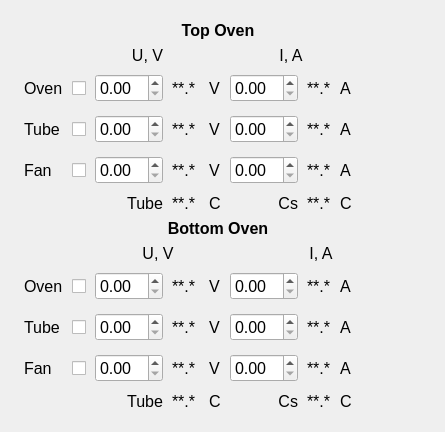
<?xml version="1.0" encoding="UTF-8"?>
<ui version="4.0">
 <class>MainWindow</class>
 <widget class="QMainWindow" name="MainWindow">
  <property name="geometry">
   <rect>
    <x>0</x>
    <y>0</y>
    <width>445</width>
    <height>417</height>
   </rect>
  </property>
  <property name="sizePolicy">
   <sizepolicy hsizetype="Preferred" vsizetype="Preferred">
    <horstretch>0</horstretch>
    <verstretch>0</verstretch>
   </sizepolicy>
  </property>
  <property name="maximumSize">
   <size>
    <width>9999</width>
    <height>417</height>
   </size>
  </property>
  <property name="font">
   <font>
    <pointsize>12</pointsize>
   </font>
  </property>
  <property name="windowTitle">
   <string>Emittance Plot Processing</string>
  </property>
  <property name="windowIcon">
   <iconset>
    <normaloff>icon.png</normaloff>icon.png</iconset>
  </property>
  <widget class="QWidget" name="centralwidget">
   <property name="sizePolicy">
    <sizepolicy hsizetype="Maximum" vsizetype="Preferred">
     <horstretch>0</horstretch>
     <verstretch>0</verstretch>
    </sizepolicy>
   </property>
   <layout class="QVBoxLayout" name="verticalLayout">
    <item>
     <layout class="QGridLayout" name="gridLayout_7">
      <property name="leftMargin">
       <number>12</number>
      </property>
      <property name="topMargin">
       <number>12</number>
      </property>
      <property name="rightMargin">
       <number>12</number>
      </property>
      <property name="bottomMargin">
       <number>12</number>
      </property>
      <item row="2" column="6">
       <widget class="QLabel" name="label_69">
        <property name="sizePolicy">
         <sizepolicy hsizetype="Maximum" vsizetype="Maximum">
          <horstretch>0</horstretch>
          <verstretch>0</verstretch>
         </sizepolicy>
        </property>
        <property name="text">
         <string>**.*</string>
        </property>
       </widget>
      </item>
      <item row="2" column="5">
       <widget class="QDoubleSpinBox" name="doubleSpinBox_2">
        <property name="sizePolicy">
         <sizepolicy hsizetype="Maximum" vsizetype="Maximum">
          <horstretch>0</horstretch>
          <verstretch>0</verstretch>
         </sizepolicy>
        </property>
       </widget>
      </item>
      <item row="2" column="8">
       <widget class="QPushButton" name="pushButton_49">
        <property name="enabled">
         <bool>false</bool>
        </property>
        <property name="sizePolicy">
         <sizepolicy hsizetype="Maximum" vsizetype="Maximum">
          <horstretch>0</horstretch>
          <verstretch>0</verstretch>
         </sizepolicy>
        </property>
        <property name="minimumSize">
         <size>
          <width>0</width>
          <height>35</height>
         </size>
        </property>
        <property name="maximumSize">
         <size>
          <width>16777215</width>
          <height>35</height>
         </size>
        </property>
        <property name="font">
         <font>
          <pointsize>14</pointsize>
         </font>
        </property>
        <property name="styleSheet">
         <string notr="true">QPushButton {
    border-style: outset;
}
</string>
        </property>
        <property name="text">
         <string notr="true"/>
        </property>
        <property name="icon">
         <iconset>
          <normaloff>leds/images48/ledred.png</normaloff>
          <normalon>leds/images48/ledgreen.png</normalon>leds/images48/ledred.png</iconset>
        </property>
        <property name="iconSize">
         <size>
          <width>36</width>
          <height>36</height>
         </size>
        </property>
        <property name="checkable">
         <bool>true</bool>
        </property>
        <property name="checked">
         <bool>true</bool>
        </property>
        <property name="autoDefault">
         <bool>true</bool>
        </property>
        <property name="default">
         <bool>false</bool>
        </property>
        <property name="flat">
         <bool>true</bool>
        </property>
       </widget>
      </item>
      <item row="2" column="1">
       <widget class="QCheckBox" name="checkBox_20">
        <property name="sizePolicy">
         <sizepolicy hsizetype="Maximum" vsizetype="Maximum">
          <horstretch>0</horstretch>
          <verstretch>0</verstretch>
         </sizepolicy>
        </property>
        <property name="text">
         <string/>
        </property>
       </widget>
      </item>
      <item row="2" column="4">
       <widget class="QLabel" name="label_71">
        <property name="sizePolicy">
         <sizepolicy hsizetype="Maximum" vsizetype="Maximum">
          <horstretch>0</horstretch>
          <verstretch>0</verstretch>
         </sizepolicy>
        </property>
        <property name="text">
         <string>V</string>
        </property>
       </widget>
      </item>
      <item row="2" column="3">
       <widget class="QLabel" name="label_68">
        <property name="sizePolicy">
         <sizepolicy hsizetype="Maximum" vsizetype="Maximum">
          <horstretch>0</horstretch>
          <verstretch>0</verstretch>
         </sizepolicy>
        </property>
        <property name="text">
         <string>**.* </string>
        </property>
       </widget>
      </item>
      <item row="8" column="0">
       <widget class="QLabel" name="label_85">
        <property name="sizePolicy">
         <sizepolicy hsizetype="Maximum" vsizetype="Maximum">
          <horstretch>0</horstretch>
          <verstretch>0</verstretch>
         </sizepolicy>
        </property>
        <property name="text">
         <string>Oven</string>
        </property>
       </widget>
      </item>
      <item row="10" column="0">
       <widget class="QLabel" name="label_91">
        <property name="sizePolicy">
         <sizepolicy hsizetype="Maximum" vsizetype="Maximum">
          <horstretch>0</horstretch>
          <verstretch>0</verstretch>
         </sizepolicy>
        </property>
        <property name="text">
         <string>Fan</string>
        </property>
       </widget>
      </item>
      <item row="4" column="3">
       <widget class="QLabel" name="label_78">
        <property name="sizePolicy">
         <sizepolicy hsizetype="Maximum" vsizetype="Maximum">
          <horstretch>0</horstretch>
          <verstretch>0</verstretch>
         </sizepolicy>
        </property>
        <property name="text">
         <string>**.* </string>
        </property>
       </widget>
      </item>
      <item row="2" column="2">
       <widget class="QDoubleSpinBox" name="doubleSpinBox">
        <property name="sizePolicy">
         <sizepolicy hsizetype="Maximum" vsizetype="Maximum">
          <horstretch>0</horstretch>
          <verstretch>0</verstretch>
         </sizepolicy>
        </property>
       </widget>
      </item>
      <item row="1" column="5" colspan="3">
       <widget class="QLabel" name="label_65">
        <property name="sizePolicy">
         <sizepolicy hsizetype="Preferred" vsizetype="Maximum">
          <horstretch>0</horstretch>
          <verstretch>0</verstretch>
         </sizepolicy>
        </property>
        <property name="text">
         <string>I, A</string>
        </property>
        <property name="alignment">
         <set>Qt::AlignCenter</set>
        </property>
       </widget>
      </item>
      <item row="3" column="2">
       <widget class="QDoubleSpinBox" name="doubleSpinBox_3">
        <property name="sizePolicy">
         <sizepolicy hsizetype="Maximum" vsizetype="Maximum">
          <horstretch>0</horstretch>
          <verstretch>0</verstretch>
         </sizepolicy>
        </property>
       </widget>
      </item>
      <item row="3" column="4">
       <widget class="QLabel" name="label_74">
        <property name="sizePolicy">
         <sizepolicy hsizetype="Maximum" vsizetype="Maximum">
          <horstretch>0</horstretch>
          <verstretch>0</verstretch>
         </sizepolicy>
        </property>
        <property name="text">
         <string>V</string>
        </property>
       </widget>
      </item>
      <item row="4" column="1">
       <widget class="QCheckBox" name="checkBox_22">
        <property name="sizePolicy">
         <sizepolicy hsizetype="Maximum" vsizetype="Maximum">
          <horstretch>0</horstretch>
          <verstretch>0</verstretch>
         </sizepolicy>
        </property>
        <property name="text">
         <string/>
        </property>
       </widget>
      </item>
      <item row="9" column="3">
       <widget class="QLabel" name="label_92">
        <property name="sizePolicy">
         <sizepolicy hsizetype="Maximum" vsizetype="Maximum">
          <horstretch>0</horstretch>
          <verstretch>0</verstretch>
         </sizepolicy>
        </property>
        <property name="text">
         <string>**.* </string>
        </property>
       </widget>
      </item>
      <item row="3" column="7">
       <widget class="QLabel" name="label_76">
        <property name="sizePolicy">
         <sizepolicy hsizetype="Maximum" vsizetype="Maximum">
          <horstretch>0</horstretch>
          <verstretch>0</verstretch>
         </sizepolicy>
        </property>
        <property name="text">
         <string>A</string>
        </property>
       </widget>
      </item>
      <item row="3" column="8">
       <widget class="QPushButton" name="pushButton_53">
        <property name="enabled">
         <bool>false</bool>
        </property>
        <property name="sizePolicy">
         <sizepolicy hsizetype="Maximum" vsizetype="Maximum">
          <horstretch>0</horstretch>
          <verstretch>0</verstretch>
         </sizepolicy>
        </property>
        <property name="minimumSize">
         <size>
          <width>0</width>
          <height>35</height>
         </size>
        </property>
        <property name="maximumSize">
         <size>
          <width>16777215</width>
          <height>35</height>
         </size>
        </property>
        <property name="font">
         <font>
          <pointsize>14</pointsize>
         </font>
        </property>
        <property name="styleSheet">
         <string notr="true">QPushButton {
    border-style: outset;
}
</string>
        </property>
        <property name="text">
         <string notr="true"/>
        </property>
        <property name="icon">
         <iconset>
          <normaloff>leds/images48/ledred.png</normaloff>
          <normalon>leds/images48/ledgreen.png</normalon>leds/images48/ledred.png</iconset>
        </property>
        <property name="iconSize">
         <size>
          <width>36</width>
          <height>36</height>
         </size>
        </property>
        <property name="checkable">
         <bool>true</bool>
        </property>
        <property name="checked">
         <bool>true</bool>
        </property>
        <property name="autoDefault">
         <bool>true</bool>
        </property>
        <property name="default">
         <bool>false</bool>
        </property>
        <property name="flat">
         <bool>true</bool>
        </property>
       </widget>
      </item>
      <item row="4" column="7">
       <widget class="QLabel" name="label_81">
        <property name="sizePolicy">
         <sizepolicy hsizetype="Maximum" vsizetype="Maximum">
          <horstretch>0</horstretch>
          <verstretch>0</verstretch>
         </sizepolicy>
        </property>
        <property name="text">
         <string>A</string>
        </property>
       </widget>
      </item>
      <item row="4" column="5">
       <widget class="QDoubleSpinBox" name="doubleSpinBox_10">
        <property name="sizePolicy">
         <sizepolicy hsizetype="Maximum" vsizetype="Maximum">
          <horstretch>0</horstretch>
          <verstretch>0</verstretch>
         </sizepolicy>
        </property>
       </widget>
      </item>
      <item row="2" column="7">
       <widget class="QLabel" name="label_72">
        <property name="sizePolicy">
         <sizepolicy hsizetype="Maximum" vsizetype="Maximum">
          <horstretch>0</horstretch>
          <verstretch>0</verstretch>
         </sizepolicy>
        </property>
        <property name="text">
         <string>A</string>
        </property>
       </widget>
      </item>
      <item row="3" column="3">
       <widget class="QLabel" name="label_73">
        <property name="sizePolicy">
         <sizepolicy hsizetype="Maximum" vsizetype="Maximum">
          <horstretch>0</horstretch>
          <verstretch>0</verstretch>
         </sizepolicy>
        </property>
        <property name="text">
         <string>**.* </string>
        </property>
       </widget>
      </item>
      <item row="4" column="6">
       <widget class="QLabel" name="label_80">
        <property name="sizePolicy">
         <sizepolicy hsizetype="Maximum" vsizetype="Maximum">
          <horstretch>0</horstretch>
          <verstretch>0</verstretch>
         </sizepolicy>
        </property>
        <property name="text">
         <string>**.*</string>
        </property>
       </widget>
      </item>
      <item row="0" column="0" colspan="9">
       <widget class="QLabel" name="label_63">
        <property name="sizePolicy">
         <sizepolicy hsizetype="Minimum" vsizetype="Maximum">
          <horstretch>0</horstretch>
          <verstretch>0</verstretch>
         </sizepolicy>
        </property>
        <property name="font">
         <font>
          <pointsize>12</pointsize>
          <weight>75</weight>
          <bold>true</bold>
         </font>
        </property>
        <property name="text">
         <string>Top Oven</string>
        </property>
        <property name="alignment">
         <set>Qt::AlignBottom|Qt::AlignHCenter</set>
        </property>
       </widget>
      </item>
      <item row="4" column="8">
       <widget class="QPushButton" name="pushButton_54">
        <property name="enabled">
         <bool>false</bool>
        </property>
        <property name="sizePolicy">
         <sizepolicy hsizetype="Maximum" vsizetype="Maximum">
          <horstretch>0</horstretch>
          <verstretch>0</verstretch>
         </sizepolicy>
        </property>
        <property name="minimumSize">
         <size>
          <width>0</width>
          <height>35</height>
         </size>
        </property>
        <property name="maximumSize">
         <size>
          <width>16777215</width>
          <height>35</height>
         </size>
        </property>
        <property name="font">
         <font>
          <pointsize>14</pointsize>
         </font>
        </property>
        <property name="styleSheet">
         <string notr="true">QPushButton {
    border-style: outset;
}
</string>
        </property>
        <property name="text">
         <string notr="true"/>
        </property>
        <property name="icon">
         <iconset>
          <normaloff>leds/images48/ledred.png</normaloff>
          <normalon>leds/images48/ledgreen.png</normalon>leds/images48/ledred.png</iconset>
        </property>
        <property name="iconSize">
         <size>
          <width>36</width>
          <height>36</height>
         </size>
        </property>
        <property name="checkable">
         <bool>true</bool>
        </property>
        <property name="checked">
         <bool>true</bool>
        </property>
        <property name="autoDefault">
         <bool>true</bool>
        </property>
        <property name="default">
         <bool>false</bool>
        </property>
        <property name="flat">
         <bool>true</bool>
        </property>
       </widget>
      </item>
      <item row="8" column="3">
       <widget class="QLabel" name="label_93">
        <property name="sizePolicy">
         <sizepolicy hsizetype="Maximum" vsizetype="Maximum">
          <horstretch>0</horstretch>
          <verstretch>0</verstretch>
         </sizepolicy>
        </property>
        <property name="text">
         <string>**.* </string>
        </property>
       </widget>
      </item>
      <item row="9" column="0">
       <widget class="QLabel" name="label_90">
        <property name="sizePolicy">
         <sizepolicy hsizetype="Maximum" vsizetype="Maximum">
          <horstretch>0</horstretch>
          <verstretch>0</verstretch>
         </sizepolicy>
        </property>
        <property name="text">
         <string>Tube</string>
        </property>
       </widget>
      </item>
      <item row="2" column="0">
       <widget class="QLabel" name="label_61">
        <property name="sizePolicy">
         <sizepolicy hsizetype="Maximum" vsizetype="Maximum">
          <horstretch>0</horstretch>
          <verstretch>0</verstretch>
         </sizepolicy>
        </property>
        <property name="text">
         <string>Oven</string>
        </property>
       </widget>
      </item>
      <item row="3" column="6">
       <widget class="QLabel" name="label_75">
        <property name="sizePolicy">
         <sizepolicy hsizetype="Maximum" vsizetype="Maximum">
          <horstretch>0</horstretch>
          <verstretch>0</verstretch>
         </sizepolicy>
        </property>
        <property name="text">
         <string>**.*</string>
        </property>
       </widget>
      </item>
      <item row="3" column="1">
       <widget class="QCheckBox" name="checkBox_21">
        <property name="sizePolicy">
         <sizepolicy hsizetype="Maximum" vsizetype="Maximum">
          <horstretch>0</horstretch>
          <verstretch>0</verstretch>
         </sizepolicy>
        </property>
        <property name="text">
         <string/>
        </property>
       </widget>
      </item>
      <item row="4" column="0">
       <widget class="QLabel" name="label_77">
        <property name="sizePolicy">
         <sizepolicy hsizetype="Maximum" vsizetype="Maximum">
          <horstretch>0</horstretch>
          <verstretch>0</verstretch>
         </sizepolicy>
        </property>
        <property name="text">
         <string>Fan</string>
        </property>
       </widget>
      </item>
      <item row="1" column="2" colspan="2">
       <widget class="QLabel" name="label_64">
        <property name="sizePolicy">
         <sizepolicy hsizetype="Preferred" vsizetype="Maximum">
          <horstretch>0</horstretch>
          <verstretch>0</verstretch>
         </sizepolicy>
        </property>
        <property name="text">
         <string>U, V</string>
        </property>
        <property name="alignment">
         <set>Qt::AlignCenter</set>
        </property>
       </widget>
      </item>
      <item row="3" column="0">
       <widget class="QLabel" name="label_62">
        <property name="sizePolicy">
         <sizepolicy hsizetype="Maximum" vsizetype="Maximum">
          <horstretch>0</horstretch>
          <verstretch>0</verstretch>
         </sizepolicy>
        </property>
        <property name="text">
         <string>Tube</string>
        </property>
       </widget>
      </item>
      <item row="3" column="5">
       <widget class="QDoubleSpinBox" name="doubleSpinBox_4">
        <property name="sizePolicy">
         <sizepolicy hsizetype="Maximum" vsizetype="Maximum">
          <horstretch>0</horstretch>
          <verstretch>0</verstretch>
         </sizepolicy>
        </property>
       </widget>
      </item>
      <item row="4" column="4">
       <widget class="QLabel" name="label_79">
        <property name="sizePolicy">
         <sizepolicy hsizetype="Maximum" vsizetype="Maximum">
          <horstretch>0</horstretch>
          <verstretch>0</verstretch>
         </sizepolicy>
        </property>
        <property name="text">
         <string>V</string>
        </property>
       </widget>
      </item>
      <item row="4" column="2">
       <widget class="QDoubleSpinBox" name="doubleSpinBox_9">
        <property name="sizePolicy">
         <sizepolicy hsizetype="Maximum" vsizetype="Maximum">
          <horstretch>0</horstretch>
          <verstretch>0</verstretch>
         </sizepolicy>
        </property>
       </widget>
      </item>
      <item row="9" column="4">
       <widget class="QLabel" name="label_94">
        <property name="sizePolicy">
         <sizepolicy hsizetype="Maximum" vsizetype="Maximum">
          <horstretch>0</horstretch>
          <verstretch>0</verstretch>
         </sizepolicy>
        </property>
        <property name="text">
         <string>V</string>
        </property>
       </widget>
      </item>
      <item row="10" column="2">
       <widget class="QDoubleSpinBox" name="doubleSpinBox_14">
        <property name="sizePolicy">
         <sizepolicy hsizetype="Maximum" vsizetype="Maximum">
          <horstretch>0</horstretch>
          <verstretch>0</verstretch>
         </sizepolicy>
        </property>
       </widget>
      </item>
      <item row="10" column="5">
       <widget class="QDoubleSpinBox" name="doubleSpinBox_16">
        <property name="sizePolicy">
         <sizepolicy hsizetype="Maximum" vsizetype="Maximum">
          <horstretch>0</horstretch>
          <verstretch>0</verstretch>
         </sizepolicy>
        </property>
       </widget>
      </item>
      <item row="10" column="8">
       <widget class="QPushButton" name="pushButton_57">
        <property name="enabled">
         <bool>false</bool>
        </property>
        <property name="sizePolicy">
         <sizepolicy hsizetype="Maximum" vsizetype="Maximum">
          <horstretch>0</horstretch>
          <verstretch>0</verstretch>
         </sizepolicy>
        </property>
        <property name="minimumSize">
         <size>
          <width>0</width>
          <height>35</height>
         </size>
        </property>
        <property name="maximumSize">
         <size>
          <width>16777215</width>
          <height>35</height>
         </size>
        </property>
        <property name="font">
         <font>
          <pointsize>14</pointsize>
         </font>
        </property>
        <property name="styleSheet">
         <string notr="true">QPushButton {
    border-style: outset;
}
</string>
        </property>
        <property name="text">
         <string notr="true"/>
        </property>
        <property name="icon">
         <iconset>
          <normaloff>leds/images48/ledred.png</normaloff>
          <normalon>leds/images48/ledgreen.png</normalon>leds/images48/ledred.png</iconset>
        </property>
        <property name="iconSize">
         <size>
          <width>36</width>
          <height>36</height>
         </size>
        </property>
        <property name="checkable">
         <bool>true</bool>
        </property>
        <property name="checked">
         <bool>true</bool>
        </property>
        <property name="autoDefault">
         <bool>true</bool>
        </property>
        <property name="default">
         <bool>false</bool>
        </property>
        <property name="flat">
         <bool>true</bool>
        </property>
       </widget>
      </item>
      <item row="10" column="4">
       <widget class="QLabel" name="label_95">
        <property name="sizePolicy">
         <sizepolicy hsizetype="Maximum" vsizetype="Maximum">
          <horstretch>0</horstretch>
          <verstretch>0</verstretch>
         </sizepolicy>
        </property>
        <property name="text">
         <string>V</string>
        </property>
       </widget>
      </item>
      <item row="9" column="1">
       <widget class="QCheckBox" name="checkBox_24">
        <property name="sizePolicy">
         <sizepolicy hsizetype="Maximum" vsizetype="Maximum">
          <horstretch>0</horstretch>
          <verstretch>0</verstretch>
         </sizepolicy>
        </property>
        <property name="text">
         <string/>
        </property>
       </widget>
      </item>
      <item row="6" column="0" colspan="9">
       <widget class="QLabel" name="label_82">
        <property name="sizePolicy">
         <sizepolicy hsizetype="Minimum" vsizetype="Maximum">
          <horstretch>0</horstretch>
          <verstretch>0</verstretch>
         </sizepolicy>
        </property>
        <property name="font">
         <font>
          <pointsize>12</pointsize>
          <weight>75</weight>
          <bold>true</bold>
         </font>
        </property>
        <property name="text">
         <string>Bottom Oven</string>
        </property>
        <property name="alignment">
         <set>Qt::AlignBottom|Qt::AlignHCenter</set>
        </property>
       </widget>
      </item>
      <item row="8" column="1">
       <widget class="QCheckBox" name="checkBox_23">
        <property name="sizePolicy">
         <sizepolicy hsizetype="Maximum" vsizetype="Maximum">
          <horstretch>0</horstretch>
          <verstretch>0</verstretch>
         </sizepolicy>
        </property>
        <property name="text">
         <string/>
        </property>
       </widget>
      </item>
      <item row="8" column="5">
       <widget class="QDoubleSpinBox" name="doubleSpinBox_12">
        <property name="sizePolicy">
         <sizepolicy hsizetype="Maximum" vsizetype="Maximum">
          <horstretch>0</horstretch>
          <verstretch>0</verstretch>
         </sizepolicy>
        </property>
       </widget>
      </item>
      <item row="9" column="5">
       <widget class="QDoubleSpinBox" name="doubleSpinBox_15">
        <property name="sizePolicy">
         <sizepolicy hsizetype="Maximum" vsizetype="Maximum">
          <horstretch>0</horstretch>
          <verstretch>0</verstretch>
         </sizepolicy>
        </property>
       </widget>
      </item>
      <item row="10" column="1">
       <widget class="QCheckBox" name="checkBox_25">
        <property name="sizePolicy">
         <sizepolicy hsizetype="Maximum" vsizetype="Maximum">
          <horstretch>0</horstretch>
          <verstretch>0</verstretch>
         </sizepolicy>
        </property>
        <property name="text">
         <string/>
        </property>
       </widget>
      </item>
      <item row="10" column="6">
       <widget class="QLabel" name="label_97">
        <property name="sizePolicy">
         <sizepolicy hsizetype="Maximum" vsizetype="Maximum">
          <horstretch>0</horstretch>
          <verstretch>0</verstretch>
         </sizepolicy>
        </property>
        <property name="text">
         <string>**.*</string>
        </property>
       </widget>
      </item>
      <item row="8" column="4">
       <widget class="QLabel" name="label_87">
        <property name="sizePolicy">
         <sizepolicy hsizetype="Maximum" vsizetype="Maximum">
          <horstretch>0</horstretch>
          <verstretch>0</verstretch>
         </sizepolicy>
        </property>
        <property name="text">
         <string>V</string>
        </property>
       </widget>
      </item>
      <item row="9" column="7">
       <widget class="QLabel" name="label_98">
        <property name="sizePolicy">
         <sizepolicy hsizetype="Maximum" vsizetype="Maximum">
          <horstretch>0</horstretch>
          <verstretch>0</verstretch>
         </sizepolicy>
        </property>
        <property name="text">
         <string>A</string>
        </property>
       </widget>
      </item>
      <item row="7" column="2" colspan="3">
       <widget class="QLabel" name="label_83">
        <property name="sizePolicy">
         <sizepolicy hsizetype="Preferred" vsizetype="Maximum">
          <horstretch>0</horstretch>
          <verstretch>0</verstretch>
         </sizepolicy>
        </property>
        <property name="text">
         <string>U, V</string>
        </property>
        <property name="alignment">
         <set>Qt::AlignCenter</set>
        </property>
       </widget>
      </item>
      <item row="10" column="7">
       <widget class="QLabel" name="label_99">
        <property name="sizePolicy">
         <sizepolicy hsizetype="Maximum" vsizetype="Maximum">
          <horstretch>0</horstretch>
          <verstretch>0</verstretch>
         </sizepolicy>
        </property>
        <property name="text">
         <string>A</string>
        </property>
       </widget>
      </item>
      <item row="8" column="2">
       <widget class="QDoubleSpinBox" name="doubleSpinBox_11">
        <property name="sizePolicy">
         <sizepolicy hsizetype="Maximum" vsizetype="Maximum">
          <horstretch>0</horstretch>
          <verstretch>0</verstretch>
         </sizepolicy>
        </property>
       </widget>
      </item>
      <item row="9" column="2">
       <widget class="QDoubleSpinBox" name="doubleSpinBox_13">
        <property name="sizePolicy">
         <sizepolicy hsizetype="Maximum" vsizetype="Maximum">
          <horstretch>0</horstretch>
          <verstretch>0</verstretch>
         </sizepolicy>
        </property>
       </widget>
      </item>
      <item row="9" column="8">
       <widget class="QPushButton" name="pushButton_56">
        <property name="enabled">
         <bool>false</bool>
        </property>
        <property name="sizePolicy">
         <sizepolicy hsizetype="Maximum" vsizetype="Maximum">
          <horstretch>0</horstretch>
          <verstretch>0</verstretch>
         </sizepolicy>
        </property>
        <property name="minimumSize">
         <size>
          <width>0</width>
          <height>35</height>
         </size>
        </property>
        <property name="maximumSize">
         <size>
          <width>16777215</width>
          <height>35</height>
         </size>
        </property>
        <property name="font">
         <font>
          <pointsize>14</pointsize>
         </font>
        </property>
        <property name="styleSheet">
         <string notr="true">QPushButton {
    border-style: outset;
}
</string>
        </property>
        <property name="text">
         <string notr="true"/>
        </property>
        <property name="icon">
         <iconset>
          <normaloff>leds/images48/ledred.png</normaloff>
          <normalon>leds/images48/ledgreen.png</normalon>leds/images48/ledred.png</iconset>
        </property>
        <property name="iconSize">
         <size>
          <width>36</width>
          <height>36</height>
         </size>
        </property>
        <property name="checkable">
         <bool>true</bool>
        </property>
        <property name="checked">
         <bool>true</bool>
        </property>
        <property name="autoDefault">
         <bool>true</bool>
        </property>
        <property name="default">
         <bool>false</bool>
        </property>
        <property name="flat">
         <bool>true</bool>
        </property>
       </widget>
      </item>
      <item row="8" column="7">
       <widget class="QLabel" name="label_89">
        <property name="sizePolicy">
         <sizepolicy hsizetype="Maximum" vsizetype="Maximum">
          <horstretch>0</horstretch>
          <verstretch>0</verstretch>
         </sizepolicy>
        </property>
        <property name="text">
         <string>A</string>
        </property>
       </widget>
      </item>
      <item row="8" column="8">
       <widget class="QPushButton" name="pushButton_55">
        <property name="enabled">
         <bool>false</bool>
        </property>
        <property name="sizePolicy">
         <sizepolicy hsizetype="Maximum" vsizetype="Maximum">
          <horstretch>0</horstretch>
          <verstretch>0</verstretch>
         </sizepolicy>
        </property>
        <property name="minimumSize">
         <size>
          <width>0</width>
          <height>35</height>
         </size>
        </property>
        <property name="maximumSize">
         <size>
          <width>16777215</width>
          <height>35</height>
         </size>
        </property>
        <property name="font">
         <font>
          <pointsize>14</pointsize>
         </font>
        </property>
        <property name="styleSheet">
         <string notr="true">QPushButton {
    border-style: outset;
}
</string>
        </property>
        <property name="text">
         <string notr="true"/>
        </property>
        <property name="icon">
         <iconset>
          <normaloff>leds/images48/ledred.png</normaloff>
          <normalon>leds/images48/ledgreen.png</normalon>leds/images48/ledred.png</iconset>
        </property>
        <property name="iconSize">
         <size>
          <width>36</width>
          <height>36</height>
         </size>
        </property>
        <property name="checkable">
         <bool>true</bool>
        </property>
        <property name="checked">
         <bool>true</bool>
        </property>
        <property name="autoDefault">
         <bool>true</bool>
        </property>
        <property name="default">
         <bool>false</bool>
        </property>
        <property name="flat">
         <bool>true</bool>
        </property>
       </widget>
      </item>
      <item row="9" column="6">
       <widget class="QLabel" name="label_96">
        <property name="sizePolicy">
         <sizepolicy hsizetype="Maximum" vsizetype="Maximum">
          <horstretch>0</horstretch>
          <verstretch>0</verstretch>
         </sizepolicy>
        </property>
        <property name="text">
         <string>**.*</string>
        </property>
       </widget>
      </item>
      <item row="7" column="5" colspan="4">
       <widget class="QLabel" name="label_84">
        <property name="sizePolicy">
         <sizepolicy hsizetype="Preferred" vsizetype="Maximum">
          <horstretch>0</horstretch>
          <verstretch>0</verstretch>
         </sizepolicy>
        </property>
        <property name="text">
         <string>I, A</string>
        </property>
        <property name="alignment">
         <set>Qt::AlignCenter</set>
        </property>
       </widget>
      </item>
      <item row="8" column="6">
       <widget class="QLabel" name="label_88">
        <property name="sizePolicy">
         <sizepolicy hsizetype="Maximum" vsizetype="Maximum">
          <horstretch>0</horstretch>
          <verstretch>0</verstretch>
         </sizepolicy>
        </property>
        <property name="text">
         <string>**.*</string>
        </property>
       </widget>
      </item>
      <item row="10" column="3">
       <widget class="QLabel" name="label_86">
        <property name="sizePolicy">
         <sizepolicy hsizetype="Maximum" vsizetype="Maximum">
          <horstretch>0</horstretch>
          <verstretch>0</verstretch>
         </sizepolicy>
        </property>
        <property name="text">
         <string>**.* </string>
        </property>
       </widget>
      </item>
      <item row="11" column="3">
       <widget class="QLabel" name="label_100">
        <property name="sizePolicy">
         <sizepolicy hsizetype="Maximum" vsizetype="Maximum">
          <horstretch>0</horstretch>
          <verstretch>0</verstretch>
         </sizepolicy>
        </property>
        <property name="text">
         <string>**.* </string>
        </property>
       </widget>
      </item>
      <item row="11" column="6">
       <widget class="QLabel" name="label_101">
        <property name="sizePolicy">
         <sizepolicy hsizetype="Maximum" vsizetype="Maximum">
          <horstretch>0</horstretch>
          <verstretch>0</verstretch>
         </sizepolicy>
        </property>
        <property name="text">
         <string>**.*</string>
        </property>
       </widget>
      </item>
      <item row="11" column="2">
       <widget class="QLabel" name="label_102">
        <property name="sizePolicy">
         <sizepolicy hsizetype="Preferred" vsizetype="Maximum">
          <horstretch>0</horstretch>
          <verstretch>0</verstretch>
         </sizepolicy>
        </property>
        <property name="text">
         <string>Tube</string>
        </property>
        <property name="alignment">
         <set>Qt::AlignRight|Qt::AlignTrailing|Qt::AlignVCenter</set>
        </property>
       </widget>
      </item>
      <item row="11" column="5">
       <widget class="QLabel" name="label_103">
        <property name="sizePolicy">
         <sizepolicy hsizetype="Preferred" vsizetype="Maximum">
          <horstretch>0</horstretch>
          <verstretch>0</verstretch>
         </sizepolicy>
        </property>
        <property name="text">
         <string>Cs</string>
        </property>
        <property name="alignment">
         <set>Qt::AlignRight|Qt::AlignTrailing|Qt::AlignVCenter</set>
        </property>
       </widget>
      </item>
      <item row="11" column="7">
       <widget class="QLabel" name="label_104">
        <property name="sizePolicy">
         <sizepolicy hsizetype="Maximum" vsizetype="Maximum">
          <horstretch>0</horstretch>
          <verstretch>0</verstretch>
         </sizepolicy>
        </property>
        <property name="text">
         <string>C</string>
        </property>
       </widget>
      </item>
      <item row="11" column="4">
       <widget class="QLabel" name="label_105">
        <property name="sizePolicy">
         <sizepolicy hsizetype="Maximum" vsizetype="Maximum">
          <horstretch>0</horstretch>
          <verstretch>0</verstretch>
         </sizepolicy>
        </property>
        <property name="text">
         <string>C</string>
        </property>
       </widget>
      </item>
      <item row="5" column="2">
       <widget class="QLabel" name="label_106">
        <property name="sizePolicy">
         <sizepolicy hsizetype="Preferred" vsizetype="Maximum">
          <horstretch>0</horstretch>
          <verstretch>0</verstretch>
         </sizepolicy>
        </property>
        <property name="text">
         <string>Tube</string>
        </property>
        <property name="alignment">
         <set>Qt::AlignRight|Qt::AlignTrailing|Qt::AlignVCenter</set>
        </property>
       </widget>
      </item>
      <item row="5" column="3">
       <widget class="QLabel" name="label_107">
        <property name="sizePolicy">
         <sizepolicy hsizetype="Maximum" vsizetype="Maximum">
          <horstretch>0</horstretch>
          <verstretch>0</verstretch>
         </sizepolicy>
        </property>
        <property name="text">
         <string>**.* </string>
        </property>
       </widget>
      </item>
      <item row="5" column="4">
       <widget class="QLabel" name="label_108">
        <property name="sizePolicy">
         <sizepolicy hsizetype="Maximum" vsizetype="Maximum">
          <horstretch>0</horstretch>
          <verstretch>0</verstretch>
         </sizepolicy>
        </property>
        <property name="text">
         <string>C</string>
        </property>
       </widget>
      </item>
      <item row="5" column="5">
       <widget class="QLabel" name="label_109">
        <property name="sizePolicy">
         <sizepolicy hsizetype="Preferred" vsizetype="Maximum">
          <horstretch>0</horstretch>
          <verstretch>0</verstretch>
         </sizepolicy>
        </property>
        <property name="text">
         <string>Cs</string>
        </property>
        <property name="alignment">
         <set>Qt::AlignRight|Qt::AlignTrailing|Qt::AlignVCenter</set>
        </property>
       </widget>
      </item>
      <item row="5" column="6">
       <widget class="QLabel" name="label_110">
        <property name="sizePolicy">
         <sizepolicy hsizetype="Maximum" vsizetype="Maximum">
          <horstretch>0</horstretch>
          <verstretch>0</verstretch>
         </sizepolicy>
        </property>
        <property name="text">
         <string>**.*</string>
        </property>
       </widget>
      </item>
      <item row="5" column="7">
       <widget class="QLabel" name="label_111">
        <property name="sizePolicy">
         <sizepolicy hsizetype="Maximum" vsizetype="Maximum">
          <horstretch>0</horstretch>
          <verstretch>0</verstretch>
         </sizepolicy>
        </property>
        <property name="text">
         <string>C</string>
        </property>
       </widget>
      </item>
     </layout>
    </item>
   </layout>
  </widget>
  <action name="actionOpen">
   <property name="text">
    <string>Open</string>
   </property>
   <property name="font">
    <font>
     <family>Tahoma</family>
     <pointsize>10</pointsize>
    </font>
   </property>
  </action>
  <action name="actionQuit">
   <property name="text">
    <string>Quit</string>
   </property>
  </action>
  <action name="actionPlot">
   <property name="checkable">
    <bool>true</bool>
   </property>
   <property name="checked">
    <bool>true</bool>
   </property>
   <property name="text">
    <string>Plot</string>
   </property>
  </action>
  <action name="actionLog">
   <property name="checkable">
    <bool>true</bool>
   </property>
   <property name="text">
    <string>Log</string>
   </property>
  </action>
  <action name="actionParameters">
   <property name="checkable">
    <bool>true</bool>
   </property>
   <property name="text">
    <string>Parameters</string>
   </property>
  </action>
  <action name="actionAbout">
   <property name="text">
    <string>About</string>
   </property>
  </action>
 </widget>
 <resources/>
 <connections/>
 <designerdata>
  <property name="gridDeltaX">
   <number>10</number>
  </property>
  <property name="gridDeltaY">
   <number>10</number>
  </property>
  <property name="gridSnapX">
   <bool>true</bool>
  </property>
  <property name="gridSnapY">
   <bool>true</bool>
  </property>
  <property name="gridVisible">
   <bool>true</bool>
  </property>
 </designerdata>
</ui>
